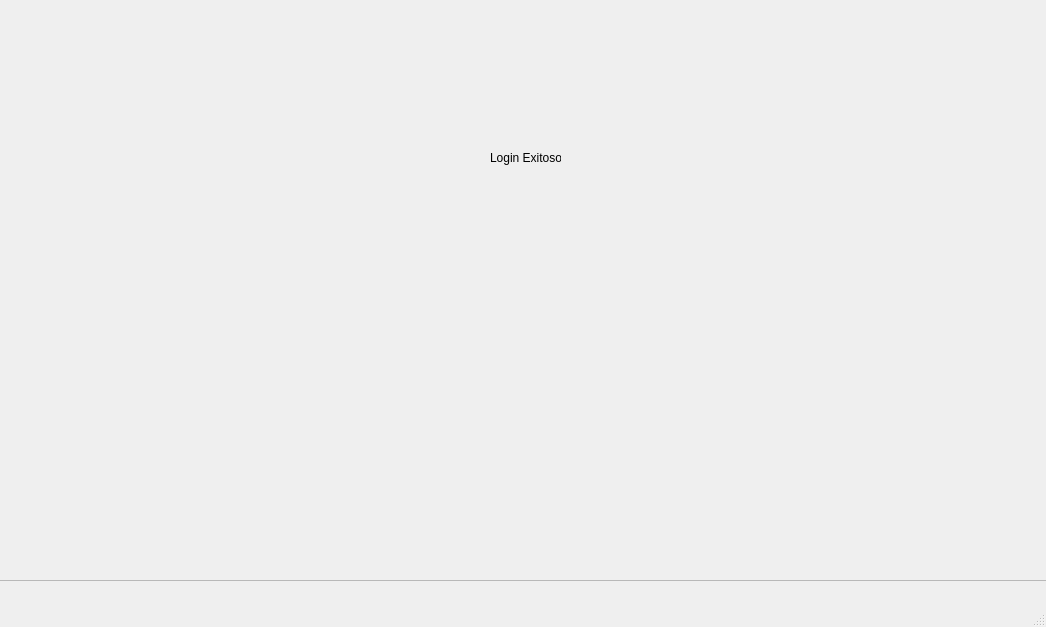
<?xml version="1.0" encoding="UTF-8"?>
<ui version="4.0">
 <class>MainWindow</class>
 <widget class="QMainWindow" name="MainWindow">
  <property name="geometry">
   <rect>
    <x>0</x>
    <y>0</y>
    <width>1046</width>
    <height>627</height>
   </rect>
  </property>
  <property name="windowTitle">
   <string>MainWindow</string>
  </property>
  <widget class="QWidget" name="centralwidget">
   <widget class="QFrame" name="frame">
    <property name="geometry">
     <rect>
      <x>-10</x>
      <y>-10</y>
      <width>1061</width>
      <height>591</height>
     </rect>
    </property>
    <property name="frameShape">
     <enum>QFrame::Shape::StyledPanel</enum>
    </property>
    <property name="frameShadow">
     <enum>QFrame::Shadow::Raised</enum>
    </property>
    <widget class="QLabel" name="label">
     <property name="geometry">
      <rect>
       <x>500</x>
       <y>160</y>
       <width>71</width>
       <height>16</height>
      </rect>
     </property>
     <property name="text">
      <string>Login Exitoso</string>
     </property>
    </widget>
   </widget>
  </widget>
  <widget class="QMenuBar" name="menubar">
   <property name="geometry">
    <rect>
     <x>0</x>
     <y>0</y>
     <width>1046</width>
     <height>33</height>
    </rect>
   </property>
  </widget>
  <widget class="QStatusBar" name="statusbar"/>
 </widget>
 <resources/>
 <connections/>
</ui>
